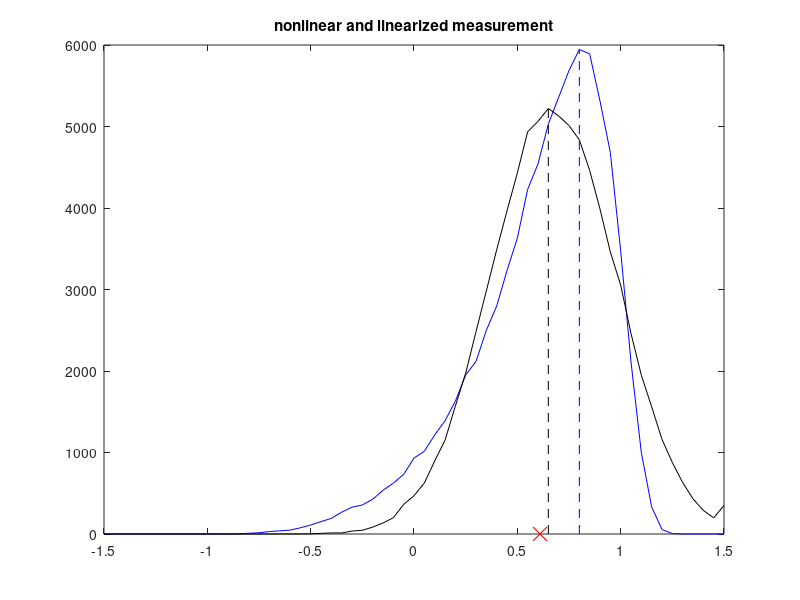

MATLAB code to generate this figure:
%Propagation through nonlinearity
% and linearized propagation
% Asymmetrical result

%gaussian random data
Nd=80000;
rdat=randn(1,Nd);
bx=-1.5:0.05:1.5; %location of histogram bins
sig=0.5;
hsf=0.8;
adat=hsf+sig*randn(1,Nd); %with horizontal shift

%propagated random data
pdat=atan(adat); 
%histogram of posterior data
hpt=hist(pdat,bx); 
mup=mean(pdat); %mean of posterior data
[mx,ix]=max(hpt); %posterior histogram peak
ppx=bx(ix); ppy=mx; %"   " coordinates

%data through tangent
ttg=1/(1+hsf^2); tb=atan(hsf)-(ttg*hsf); %the tangent
tdat=ttg*(adat)+tb;
%histogram of data through tangent
htg=hist(tdat,bx); 
[mx,ix]=max(htg); %tdat histogram peak
ptx=bx(ix); pty=mx; %"   " coordinates

%------------------------------------------------------
figure(1)

plot(bx,hpt,'b'); hold on;
plot(bx,htg,'k');
plot(mup,0,'rx','Markersize',10); %posterior data mean
plot([ppx ppx],[0 ppy],'b--'); %line to post. hist. peak
plot([ptx ptx],[0 pty],'k--'); %line to tdat. hist. peak
title('nonlinear and linearized measurement'); 
